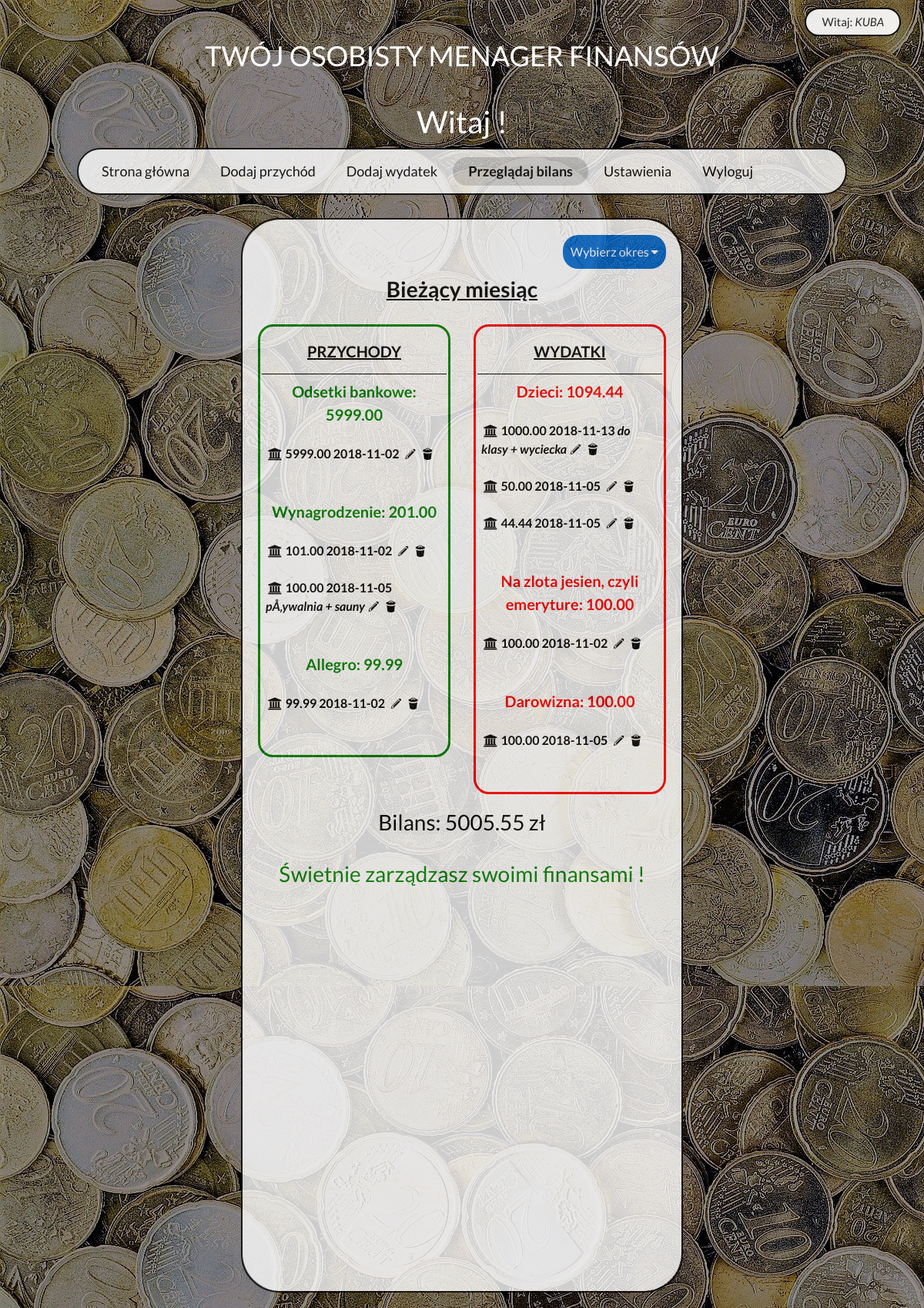
Screenshot of /balance.php (signed in) with the database file from the repository.
### tables this page shows
CREATE TABLE `incomes_category_assigned_to_users` (
  `id` int(11) UNSIGNED NOT NULL,
  `user_id` int(11) UNSIGNED NOT NULL,
  `name` varchar(50) NOT NULL
);

CREATE TABLE `incomes` (
  `id` int(11) UNSIGNED NOT NULL,
  `user_id` int(11) UNSIGNED NOT NULL,
  `income_category_assigned_to_user_id` int(11) UNSIGNED NOT NULL,
  `amount` decimal(8,2) NOT NULL DEFAULT '0.00',
  `date_of_income` date NOT NULL,
  `income_comment` varchar(100) NOT NULL
);

CREATE TABLE `expenses_category_assigned_to_users` (
  `id` int(11) UNSIGNED NOT NULL,
  `user_id` int(11) UNSIGNED NOT NULL,
  `name` varchar(50) NOT NULL
);

CREATE TABLE `expenses` (
  `id` int(11) UNSIGNED NOT NULL,
  `user_id` int(11) UNSIGNED NOT NULL,
  `expense_category_assigned_to_user_id` int(11) UNSIGNED NOT NULL,
  `payment_method_assigned_to_user_id` int(11) UNSIGNED NOT NULL,
  `amount` decimal(8,2) NOT NULL DEFAULT '0.00',
  `date_of_expense` date NOT NULL,
  `expense_comment` varchar(100) NOT NULL
);

### balance.php (the view, shortened to what this page needs)
<!DOCTYPE html>
<html lang="PL">
<head>
    <link rel="stylesheet" href="https://stackpath.bootstrapcdn.com/bootstrap/4.1.3/css/bootstrap.min.css">
    <link rel="stylesheet" href="css/bootstrap.min.css">
	<link rel="stylesheet" href="style.css">
    <link rel="stylesheet" href="css/fontello.css">
    <link rel="stylesheet" href="font/fontello-5b3c0dfc/css/fontello.css">
    <link rel="stylesheet" href="font/fontello_tabela_new/css/fontello.css">
    <link rel="stylesheet" href="https://cdnjs.cloudflare.com/ajax/libs/font-awesome/4.7.0/css/font-awesome.min.css">
</head>
<body>
    <main>
        <div class="container">
           <div class="row">
              <div class="col-sm-12">
                  <section class="logger">
				  <?php
					$str = $_SESSION['user'];
					$str = strtoupper($str);
					echo "Witaj: ".'<i>'.$str.'</i>';
				  ?>
				  </section>
              </div>
               <div class="col-sm-12">
                   <header><h2>TWÓJ OSOBISTY MENAGER FINANSÓW</h2></header>
               </div>
           </div>
			<div class="row">
              <div class="col-sm-12">
                  <section id="hello"><h1>Witaj !</h1></section>
              </div>
               <div class="col-sm-12">
                   <nav class="menu">
                       <article class="nav nav-tabs" id="myTopnav" role="tablist">
                            <a href="menu.php">Strona główna</a>
                            <a href="income.php">Dodaj przychód</a>
                            <a href="expense.php">Dodaj wydatek</a>
                            <a href="balance.php" class="active" id = "balanceTab">Przeglądaj bilans</a>
                            <a href="settings.php">Ustawienia</a>
							<?php
								echo '<a href="logOut.php">Wyloguj</a>';
							?>
                       </article>
                   </nav>
               </div>
                <article class="tab-content">
                    <article class="active" id="balance">
                        <div class="row">
                            <div class="col-sm-12">
                               <section class="dropdown" id="drop">
									<div class="dropdown">
									  <button class="dropbtn">Wybierz okres <i class="fa fa-caret-down"></i></button>
									</div>
                                </section>
                            </div>
							<div class="col-md-12">
                                <section id="dropDownPeroid">
								<?php
								$loadPage = false;
								$currentPeroid =  (isset($_GET['peroid']) ? $_GET['peroid'] : 'Bieżący miesiąc');
								if(($currentPeroid == 'Poprzedni miesiąc') || ($currentPeroid == 'Bieżący rok'))
								{
										echo $currentPeroid;
								}
								else{
									echo 'Bieżący miesiąc';
									$loadPage = true;
								}
								?>
								</section>
							</div>
                        </div>
                        <div class="row">
                            <div class="col-sm-6">
                                <table class="table1 responsive">
                                    <tr>
                                        <td id="tableTitle">PRZYCHODY</td>
                                    </tr>
                                    <tr>
                                        <td id="tableIncome">
<?php
		require_once "connect_Local.php";
	if (($currentPeroid == 'Bieżący miesiąc') || ($loadPage == true))
	{
		try
		{
			$connection = new mysqli($host, $db_user, $db_password, $db_name);
				if ($connection->connect_errno != 0)
				{
					throw new Exception(mysqli_connect_errno());
				}
				else
				{
					$username = $_SESSION['user'];
					$dateStart = new DateTime('first day of this month');
					$dateS = $dateStart->format('Y-m-d');
					$dateLast = new DateTime('last day of this month');
					$dateL = $dateLast->format('Y-m-d');
					$answer1 = $connection->query("SELECT * FROM users WHERE username = '$username'");
					$row_user = $answer1->fetch_assoc();
					$sign_in_user_id = $row_user['id'];
					$answer2 = $connection->query("SELECT income_category_assigned_to_user_id, SUM(amount) FROM `incomes` WHERE date_of_income BETWEEN '$dateS' AND '$dateL' AND user_id = '$sign_in_user_id' GROUP BY income_category_assigned_to_user_id ORDER BY SUM(amount) DESC");
					$result = $connection->query("SELECT SUM(amount) FROM `incomes` WHERE date_of_income BETWEEN '$dateS' AND '$dateL' AND user_id = '$sign_in_user_id' " );
					$row = $result->fetch_assoc();
					$sum_all_incomes = $row['SUM(amount)'];
				if ($answer2->num_rows > 0) {
						while($row = $answer2->fetch_assoc()) {
							$income_id_category = $row['income_category_assigned_to_user_id'];
							$sql = "SELECT * FROM incomes_category_assigned_to_users WHERE id = '$income_id_category'";
							$answer3 =  $connection->query($sql);
							$row2 = $answer3->fetch_assoc();
							$name = $row2['name'];
							$SUM_income = $row['SUM(amount)'];
							$answer4 = $connection->query("SELECT amount, date_of_income, income_comment FROM `incomes` WHERE date_of_income BETWEEN '$dateS' AND '$dateL' AND user_id = '$sign_in_user_id' AND income_category_assigned_to_user_id = '$income_id_category' ORDER BY amount DESC");
							echo '<div class="category_list_name_income">'.$name.':'.' '.$SUM_income.'</div>'.'<br/>';
							while($row3 = $answer4->fetch_assoc())
							{
								$date_income = $row3['date_of_income'];
								$amount_income = $row3['amount'];
								$comment_income = $row3['income_comment'];
								echo '<div class="category_list"><i class="icon-bank"></i>'. ' ' .$amount_income.' 	'.$date_income.' '.'<i>'.$comment_income.'</i>'.'<i class="icon-pencil"></i><i class="icon-trash"></i></div>'.'<br/>';
							}
							echo '<br/>';
						}
					}
				}
		}
		catch (Exception $error)
		{
			echo "Błąd serwera ! Przepraszamy za niedogodności.";
			echo $error;
		}
	}
?>
										</td>
                                    </tr>
                                </table>
                            </div>
                            <div class="col-sm-6">
                                <table class="table2 responsive">
                                    <tr>
                                        <td id="tableTitle">WYDATKI</td>
                                    </tr>
                                    <tr>
                                        <td id="tableExpense">
<?php
	if (($currentPeroid == 'Bieżący miesiąc') || ($loadPage == true))
	{
		require_once "connect_Local.php";
		try
		{
			$connection = new mysqli($host, $db_user, $db_password, $db_name);
				if ($connection->connect_errno != 0)
				{
					throw new Exception(mysqli_connect_errno());
				}
				else
				{
					$username = $_SESSION['user'];
					$dateStart = new DateTime('first day of this month');
					$dateS = $dateStart->format('Y-m-d');
					$dateLast = new DateTime('last day of this month');
					$dateL = $dateLast->format('Y-m-d');
					$answer1 = $connection->query("SELECT * FROM users WHERE username = '$username'");
					$row_user = $answer1->fetch_assoc();
					$sign_in_user_id = $row_user['id'];
					$answer2 = $connection->query("SELECT expense_category_assigned_to_user_id, SUM(amount) FROM `expenses` WHERE date_of_expense BETWEEN '$dateS' AND '$dateL' AND user_id = '$sign_in_user_id' GROUP BY expense_category_assigned_to_user_id ORDER BY SUM(amount) DESC");
					$result = $connection->query("SELECT SUM(amount) FROM `expenses` WHERE date_of_expense BETWEEN '$dateS' AND '$dateL' AND user_id = '$sign_in_user_id' " );
					$row = $result->fetch_assoc();
					$sum_all_expenses = $row['SUM(amount)'];
				if ($answer2->num_rows > 0) {
						while($row = $answer2->fetch_assoc()) {
							$expense_id_category = $row['expense_category_assigned_to_user_id'];
							$sql = "SELECT * FROM expenses_category_assigned_to_users WHERE id = '$expense_id_category'";
							$answer3 =  $connection->query($sql);
							$row2 = $answer3->fetch_assoc();
							$name = $row2['name'];
							$SUM_expense = $row['SUM(amount)'];
							$answer4 = $connection->query("SELECT amount, date_of_expense, expense_comment FROM `expenses` WHERE date_of_expense BETWEEN '$dateS' AND '$dateL' AND user_id = '$sign_in_user_id' AND expense_category_assigned_to_user_id = '$expense_id_category' ORDER BY amount DESC");
							echo '<div class="category_list_name_expense">'.$name.':'.' '.$SUM_expense.'</div>'.'<br/>';
							while($row3 = $answer4->fetch_assoc())
							{
								$date_expense = $row3['date_of_expense'];
								$amount_expense = $row3['amount'];
								$comment_expense = $row3['expense_comment'];
								echo '<div class="category_list"><i class="icon-bank"></i>'. ' ' .$amount_expense.' '.$date_expense.' '.'<i>'.$comment_expense.'</i>'.'<i class="icon-pencil"></i><i class="icon-trash"></i></div>'.'<br/>';
							}
								echo '<br/>';
						}
					}
				}
		}
		catch (Exception $error)
		{
			echo "Błąd serwera ! Przepraszamy za niedogodności.";
			echo $error;
		}
	}
?>
										</td>
                                    </tr>
                                </table>
                            </div>
                        </div>
                        <div class="row">
                            <div class="col-sm-12">
                                <section class="comment" id="comment">
                                    <h3 id="comentary">
										<span>Bilans:
										<?php
											echo round($sum_all_incomes - $sum_all_expenses, 2).' zł'.'</br>';
											if ($sum_all_incomes > $sum_all_expenses)
											{
												echo '<div class = "saving">'.'<br/>'."Świetnie zarządzasz swoimi finansami !".'</div>';
											}else if ($sum_all_incomes < $sum_all_expenses)
											{
												echo '<div class = "debt">'.'<br/>'."Uważaj !".'<br/>'."W tym okresie wygenerowałeś straty !".'</div>';
											}else
												echo '';
										?></span>
									</h3>
                                </section>
                            </div>
                        </div>
                        <div class="row">
                            <div class="col-sm-12">
                                <article>
									<div id="chartContainer" style="height: 450px; width: 100%;"></div>
                                </article>
							</div>
                         </div>
					</article>
				</article>
			</div>
		</div>
    </main>
</body>
</html>

### style.css (style rules this page uses)
body { background-image: url("img/background1.jpg"); font-family: 'Lato', sans-serif; }
section h1 { text-align: center; color: #fff; margin-bottom: 10px; }
header h2 { color: #fff; font-size: 36px; text-align: center; margin-top: 50px; margin-bottom: 40px; }
.logger { position: absolute; top: 10px; right: 0; background-color: #fff; opacity: 0.9; font-size: 15px; border-radius: 20px; padding: 5px 20px; border: 2px solid #000; }
.nav { width: 100%; border: 2px solid #000; background-color: #fff; opacity: 0.8; border-radius: 50px; max-width: 1000px; padding: 10px; font-size: 18px; overflow: hidden; text-align: center; margin-left: auto; margin-right: auto; margin-bottom: 30px; }
.nav a { color: #000; display: block; text-decoration: none; text-align: center; padding: 5px 20px; }
.tab-content { margin-left: auto; margin-right: auto; border-radius: 50px; border: 2px solid #000; opacity: 0.8; max-width: 1000px; margin-bottom: 20px; }
.active { color: #000; background-color: lightgrey; border-radius: 20px; font-weight: 700; }
#income, #mainpage, #expense, #balance, #settings { background-color: #fff; border-radius: 50px; text-align: center; padding: 20px; margin-left: auto; margin-right: auto; }
.dropdown { float: right; border-radius: 20px; }
#dropDownPeroid { padding: 5px; margin-bottom: 20px; font-size: 28px; text-decoration: underline; }
.table1 { border: 3px solid green; border-radius: 20px; min-height: 300px; width: 250px; border-collapse: separate; margin: auto; }
.table2 { border: 3px solid red; border-radius: 20px; min-height: 300px; width: 250px; border-collapse: separate; margin: auto; }
.comment { margin: 20px; }
#tableTitle { border-bottom: 1px solid; height: 60px; font-size: 20px; text-decoration: underline; }
#tableIncome, #tableExpense { text-align: left; padding: 5px; }
#comment { font-size: 20px; }
.category_list_name_income { text-align: center; font-size: 20px; color: green; }
.category_list_name_expense { text-align: center; font-size: 20px; color: red; }
.icon-pencil, .icon-trash { cursor: pointer; text-align: right; }
.saving { color: green; }
.dropbtn { background-color: #0066cc; color: white; padding: 10px; font-size: 16px; border: none; border-radius: 20px; }
.dropdown { position: relative; display: inline-block; }

### rows the page displays
incomes_category_assigned_to_users: name "Odsetki bankowe"
incomes: amount "5999.00", date_of_income "2018-11-02"
incomes_category_assigned_to_users: name "Wynagrodzenie"
incomes: amount "101.00", date_of_income "2018-11-02"
incomes: amount "100.00", date_of_income "2018-11-05", income_comment "pÅ‚ywalnia + sauny"
incomes_category_assigned_to_users: name "Allegro"
incomes: amount "99.99", date_of_income "2018-11-02"
expenses_category_assigned_to_users: name "Dzieci"
expenses: amount "1000.00", date_of_expense "2018-11-13", expense_comment "do klasy + wyciecka"
expenses: amount "50.00", date_of_expense "2018-11-05"
expenses: amount "44.44", date_of_expense "2018-11-05"
expenses_category_assigned_to_users: name "Na zlota jesien, czyli emeryture"
expenses: amount "100.00", date_of_expense "2018-11-02"
expenses_category_assigned_to_users: name "Darowizna"
expenses: amount "100.00", date_of_expense "2018-11-05"

### other values shown
$str "KUBA"
$SUM_income "5999.00"
$SUM_income "201.00"
$SUM_income "99.99"
$SUM_expense "1094.44"
$SUM_expense "100.00"
$sum_all_incomes - $sum_all_expenses "5005.55"
